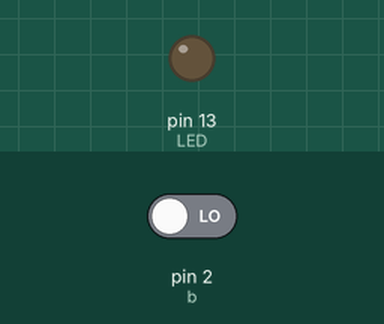
Bench run of a sketch on a simulated Arduino Uno, built with avr-gcc and run on an emulated ATmega328P. Parts: output pins drawn as LEDs (lit = HIGH). The test bench sets the inputs (shaded band); at power-on: pin 2 (b) LOW.

Above: at 1.2 s.
1.3 s: pin 2 (b) driven HIGH
At 2.1 s:
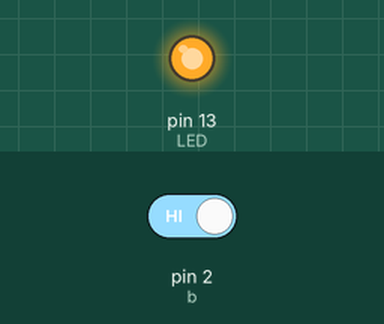
4.3 s: pin 2 (b) driven LOW
At 5.5 s:
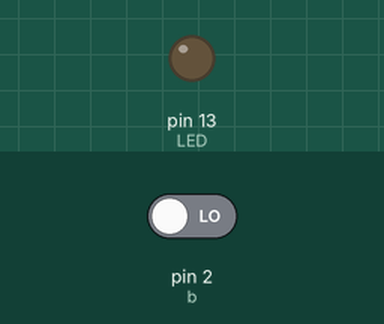
Timing chart, 0 to 7.3 s (numbered marks = the images above; inputs shaded):
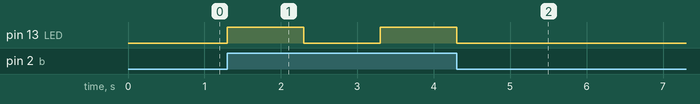

Measured:
- after the input at 1.3 s, pin 13 (LED): LOW → HIGH at once, → LOW 1.0 s later, → HIGH 1.0 s later
- after the input at 4.3 s, pin 13 (LED): goes on until 4.3 s, then stays LOW

The sketch:

sketch_feb18a.ino
```cpp
const int LED =13;
const int b=2;
int val ;
void setup() {

  pinMode(LED,OUTPUT);
pinMode(b,INPUT)
;}

void loop() {
  val=digitalRead(b);

  if(val==HIGH){


  digitalWrite(LED,HIGH);
  delay(1000);

    digitalWrite(LED,LOW);
  delay(1000);
  }
  else{
digitalWrite(LED,LOW);}

    }
```
